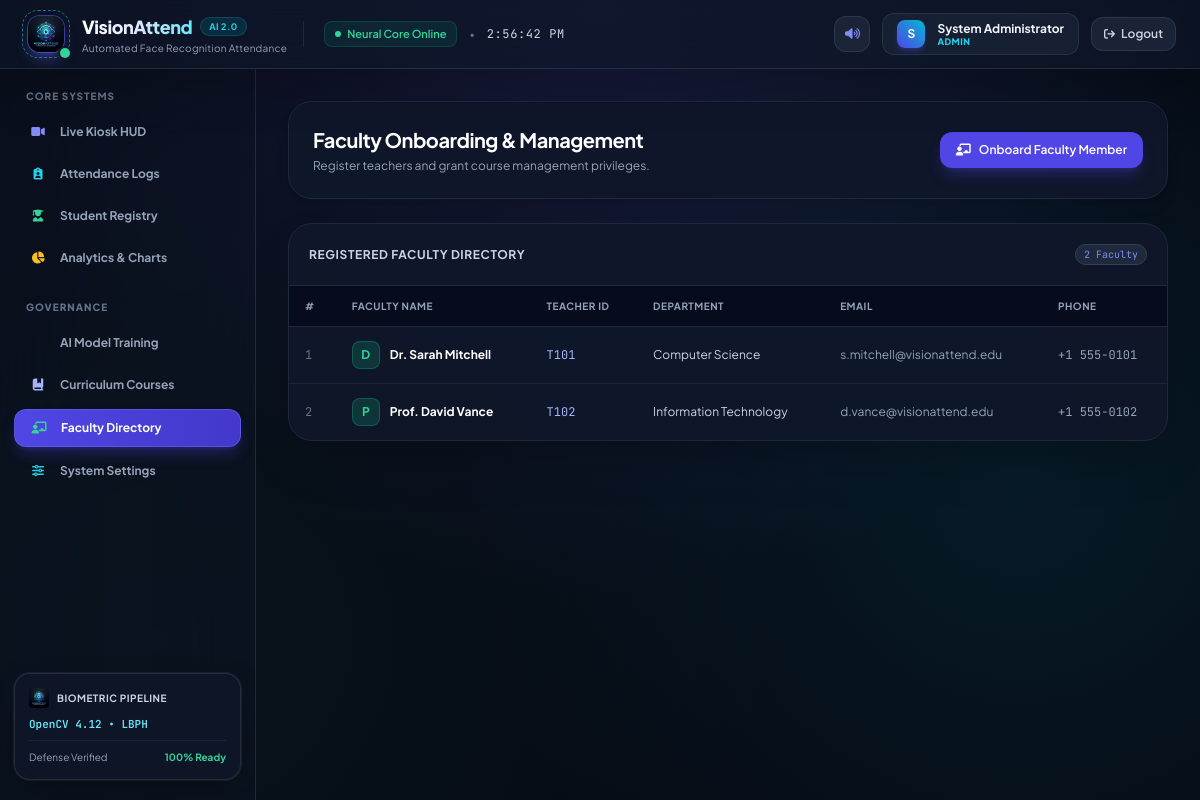
The app's page /teachers (signed in) with its own data.
### tables this page shows
CREATE TABLE teachers (
                id INTEGER PRIMARY KEY AUTOINCREMENT,
                teacher_code TEXT UNIQUE NOT NULL,
                name TEXT NOT NULL,
                department TEXT NOT NULL,
                email TEXT,
                phone TEXT,
                created_at TIMESTAMP DEFAULT CURRENT_TIMESTAMP
            );

### app.py (the view, shortened to what this page needs)
@app.route("/teachers", methods=["GET", "POST"])
@login_required(roles=["admin"])
def teachers_page():
    teachers = get_all_teachers()
    return render_template("teachers.html", teachers=teachers)

### app.py (called while the page is built)
def login_required(roles=None):
    def decorator(f):
        @functools.wraps(f)
        def decorated_function(*args, **kwargs):
            if "user_id" not in session:
                flash("Please log in to access this page.", "warning")
                return redirect(url_for("login_page"))
            if roles and session.get("role") not in roles:
                flash("You do not have permission to access this resource.", "danger")
                return redirect(url_for("dashboard"))
            return f(*args, **kwargs)
        return decorated_function
    return decorator

### core/database.py (called while the page is built)
def get_connection():
    conn = sqlite3.connect(str(config.DATABASE_PATH), timeout=20.0)
    conn.row_factory = sqlite3.Row
    return conn

def get_all_teachers():
    with get_connection() as conn:
        return conn.execute("SELECT * FROM teachers ORDER BY name ASC").fetchall()

### templates/teachers.html (shortened to what this page needs)
{% extends "base.html" %}
{% block content %}
<div class="space-y-6">
    <div class="flex flex-col sm:flex-row sm:items-center justify-between gap-4 bg-slate-900/90 border border-slate-800 p-6 rounded-3xl shadow-lg">
        <div>
            <h1 class="text-xl font-bold text-white tracking-tight">Faculty Onboarding & Management</h1>
            <p class="text-slate-400 text-xs mt-1">Register teachers and grant course management privileges.</p>
        </div>
        <button onclick="document.getElementById('teacher-modal').classList.remove('hidden')" class="px-4 py-2.5 rounded-xl bg-indigo-600 hover:bg-indigo-500 text-white font-semibold text-xs shadow-lg shadow-indigo-600/30 transition-all flex items-center space-x-2">
            <i class="fa-solid fa-chalkboard-user"></i>
            <span>Onboard Faculty Member</span>
        </button>
    </div>
    <div class="bg-slate-900/90 border border-slate-800 rounded-3xl overflow-hidden shadow-2xl">
        <div class="p-5 border-b border-slate-800 flex items-center justify-between">
            <span class="text-xs font-bold uppercase tracking-wider text-slate-300">Registered Faculty Directory</span>
            <span class="px-2 py-0.5 rounded-full text-[10px] bg-slate-800 text-indigo-400 border border-slate-700 font-mono">{{ teachers|length }} Faculty</span>
        </div>
        <div class="overflow-x-auto">
            <table class="w-full text-left text-xs text-slate-300">
                <thead class="bg-slate-950/60 text-slate-400 uppercase font-bold text-[10px] tracking-wider border-b border-slate-800">
                    <tr>
                        <th class="py-3 px-4">#</th>
                        <th class="py-3 px-4">Faculty Name</th>
                        <th class="py-3 px-4">Teacher ID</th>
                        <th class="py-3 px-4">Department</th>
                        <th class="py-3 px-4">Email</th>
                        <th class="py-3 px-4">Phone</th>
                    </tr>
                </thead>
                <tbody class="divide-y divide-slate-800/80">
                    {% for t in teachers %}
                    <tr class="hover:bg-slate-800/40 transition-colors">
                        <td class="py-3.5 px-4 font-mono text-slate-500">{{ loop.index }}</td>
                        <td class="py-3.5 px-4 font-bold text-white flex items-center space-x-2.5">
                            <div class="w-7 h-7 rounded-lg bg-emerald-500/20 text-emerald-400 flex items-center justify-center font-bold text-xs uppercase border border-emerald-500/30">
                                {{ t.name[0] }}
                            </div>
                            <span>{{ t.name }}</span>
                        </td>
                        <td class="py-3.5 px-4 font-mono text-indigo-300">{{ t.teacher_code }}</td>
                        <td class="py-3.5 px-4 text-slate-300">{{ t.department }}</td>
                        <td class="py-3.5 px-4 text-slate-400">{{ t.email or 'N/A' }}</td>
                        <td class="py-3.5 px-4 font-mono text-slate-400">{{ t.phone or 'N/A' }}</td>
                    </tr>
                    {% else %}
                    <tr>
                        <td colspan="6" class="py-10 text-center text-slate-500">No teachers registered yet.</td>
                    </tr>
                    {% endfor %}
                </tbody>
            </table>
        </div>
    </div>
</div>
{% endblock %}

### static/css/custom.css (style rules this page uses)
:root { --brand-primary: #6366f1; --brand-cyan: #06b6d4; --brand-emerald: #10b981; --brand-amber: #f59e0b; --brand-rose: #f43f5e; --bg-dark: #060913; --card-bg: rgba(13, 20, 38, 0.7); }
body { background-color: var(--bg-dark); background-image: radial-gradient(circle at 50% 0%, rgba(99, 102, 241, 0.18) 0%, transparent 60%), radial-gradient(circle at 85% 60%, rgba(6, 182, 212, 0.1) 0%, transparent 50%), radial-gradient(circle at 15% 80%, rgba(16, 185, 129, 0.06) 0%, transparent 50%); background-attachment: fixed; }

### records on screen
teachers: name "D", name "Dr. Sarah Mitchell", teacher_code "T101", department "Computer Science", email "s.mitchell@visionattend.edu", phone "+1 555-0101"
teachers: name "P", name "Prof. David Vance", teacher_code "T102", department "Information Technology", email "d.vance@visionattend.edu", phone "+1 555-0102"

### other values on screen
{{ session.get('full_name', 'U')[0] }} "S"
{{ session.get('full_name') }} "System Administrator"
{{ session.get('role') }} "ADMIN"
{{ teachers|length }} "2"
